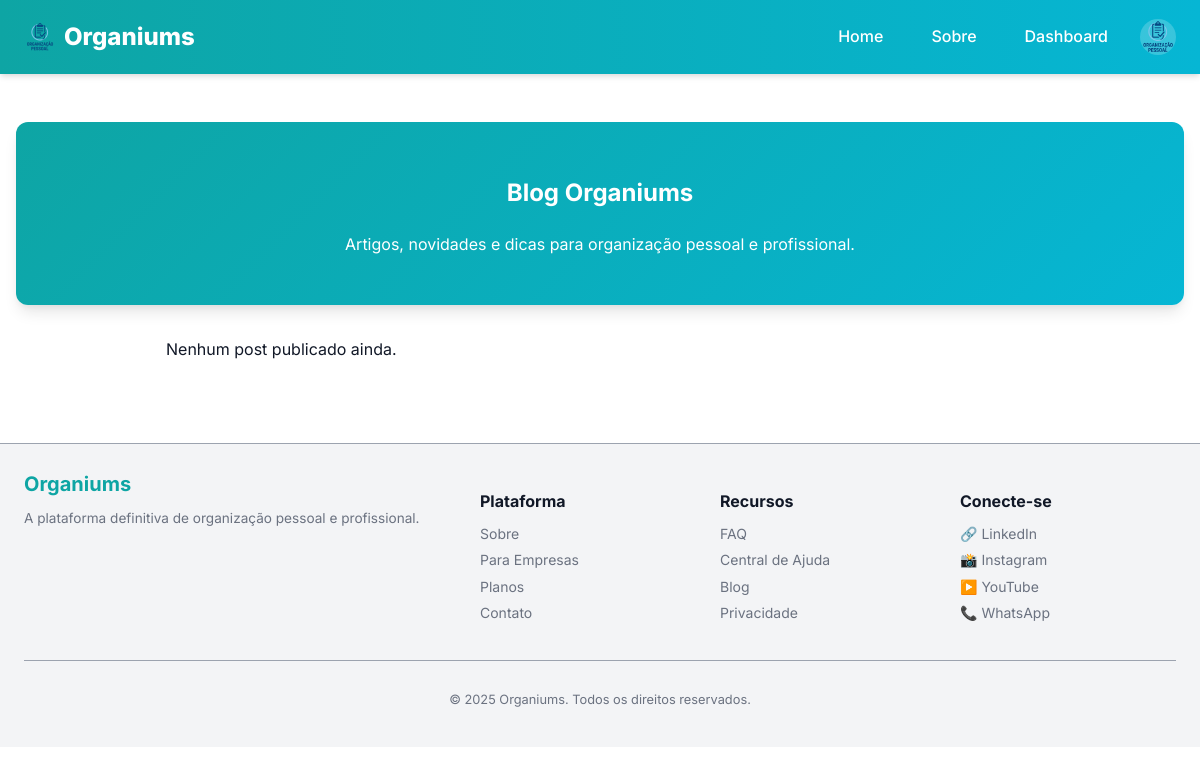
Page /blog (signed in) on the earlier database version.
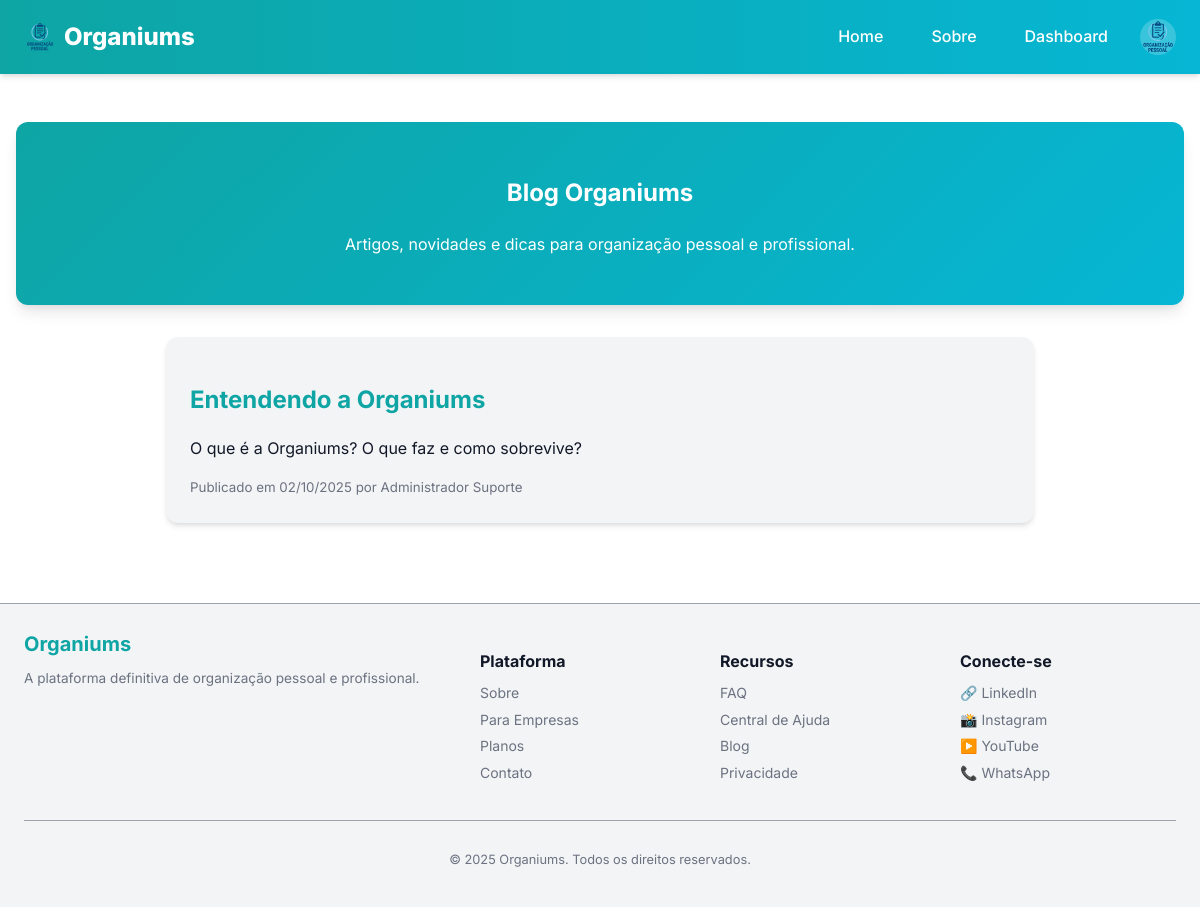
Same page on the later database version.
### models.py (models this page shows, shortened)
class BlogPost(db.Model):
    id = db.Column(db.Integer, primary_key=True)
    titulo = db.Column(db.String(200), nullable=False)
    slug = db.Column(db.String(200), unique=True, nullable=False)
    resumo = db.Column(db.String(300))
    conteudo = db.Column(db.Text, nullable=False)
    autor_id = db.Column(db.Integer, db.ForeignKey('user.id'))
    criado_em = db.Column(db.DateTime, default=db.func.current_timestamp())
    atualizado_em = db.Column(db.DateTime, default=db.func.current_timestamp(), onupdate=db.func.current_timestamp())
    autor = db.relationship('User', backref='posts')

class User(UserMixin, db.Model):
    __tablename__ = "user"
    id = db.Column(db.Integer, primary_key=True)
    username = db.Column(db.String(50), unique=True, index=True, nullable=False)
    name = db.Column(db.String(120), nullable=False)
    email = db.Column(db.String(120), unique=True, index=True, nullable=False)
    password_hash = db.Column(db.String(128))
    avatar = db.Column(db.String(200))
    role = db.Column(db.String(30), default="cliente", nullable=False)
    company_id = db.Column(db.Integer, db.ForeignKey('company.id'), nullable=True)

### app/views.py (the view)
@bp.route('/blog')
def blog():
    register_log("Acesso à página do blog")
    posts = BlogPost.query.order_by(BlogPost.criado_em.desc()).all()
    return render_template('public/blog.html', posts=posts)

### app/utils.py (called while the page is built)
def register_log(action, status="ok"):
    user_id = current_user.id if current_user.is_authenticated else None
    ip_address = request.remote_addr
    log = Log(
        user_id=user_id,
        action=action,
        ip_address=ip_address,
        status=status
    )
    db.session.add(log)
    db.session.commit()

### manage.py (called while the page is built)
def create_app(config_object=None):
    app = Flask(__name__, template_folder='app/templates', static_folder='app/static')
    app.config.from_object(config_object or Config)
    db.init_app(app)
    migrate.init_app(app, db)
    login.init_app(app)
    from models import User
    @login.user_loader
    def load_user(user_id):
        return User.query.get(int(user_id))
    from app.views import bp as app_bp
    from api.views import bp as api_bp
    app.register_blueprint(app_bp)
    app.register_blueprint(api_bp, url_prefix='/api')
    app.config['MAX_CONTENT_LENGTH'] = 2 * 1024 * 1024
    register_error_handlers(app)
    @app.shell_context_processor
    def make_shell_context():
        return {'db': db, 'User': User}
    return app

### app/templates/public/blog.html (shortened to what this page needs)
{% extends 'base.html' %}
{% block content %}
<section class="hero-blog">
    <div class="hero-blog-content">
        <h1>Blog Organiums</h1>
        <p>Artigos, novidades e dicas para organização pessoal e profissional.</p>
    </div>
</section>
<section class="blog-list">
    {% for post in posts %}
    <article class="blog-card">
        <h2><a href="{{ url_for('app_bp.blog_post', slug=post.slug) }}">{{ post.titulo }}</a></h2>
        {% if post.resumo %}
        <p>{{ post.resumo }}</p>
        {% endif %}
        <small>Publicado em {{ post.criado_em.strftime('%d/%m/%Y') }} por {{ post.autor.name }}</small>
    </article>
    {% else %}
    <p>Nenhum post publicado ainda.</p>
    {% endfor %}
</section>
{% endblock %}

Differences in the rows shown:
added BlogPost: titulo "Entendendo a Organiums", resumo "O que é a Organiums? O que faz e como sobrevive?", criado_em "02/10/2025", autor.name "Administrador Suporte"
Other differences:
text no longer shown: "Nenhum post publicado ainda."
